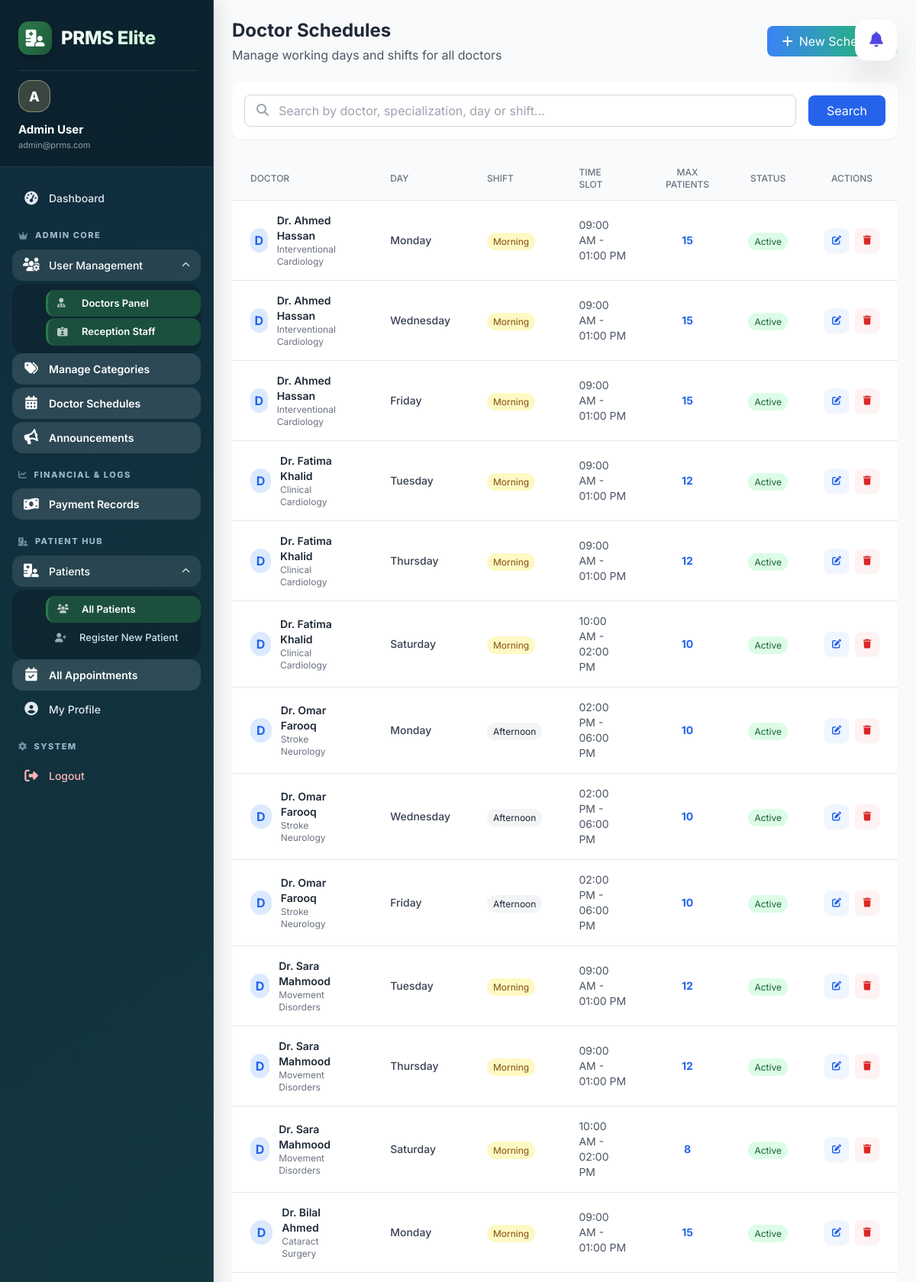
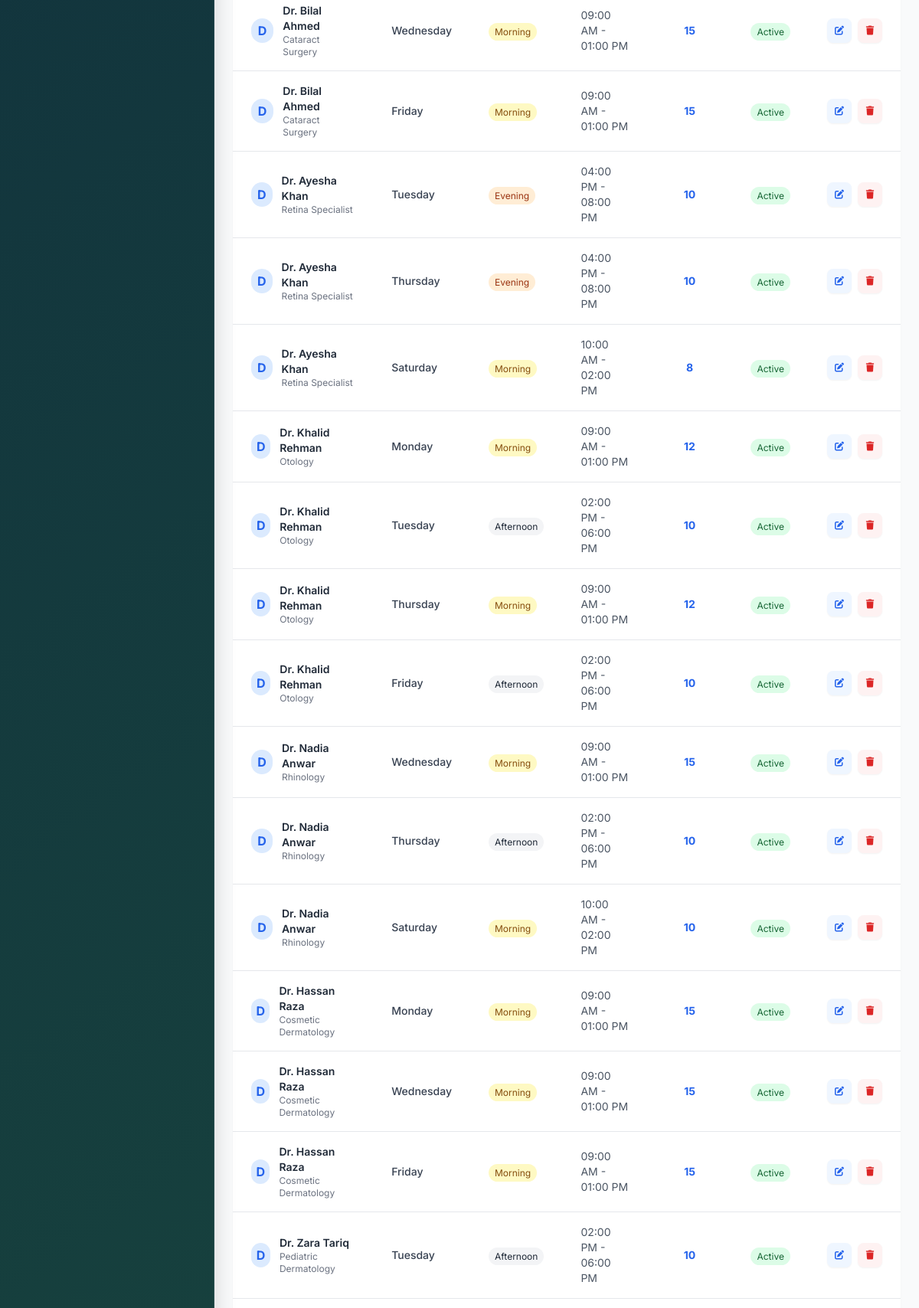
Screenshot of /admin/schedules/index.php (signed in, upper part) with the database file from the repository (2 pictures, top to bottom).
### tables this page shows
CREATE TABLE `doctor_schedules` (
  `id` int(11) NOT NULL,
  `doctor_id` int(11) NOT NULL,
  `day_of_week` enum('Monday','Tuesday','Wednesday','Thursday','Friday','Saturday','Sunday') NOT NULL,
  `shift_type` enum('Morning','Afternoon','Evening','Full Day') NOT NULL,
  `start_time` time NOT NULL,
  `end_time` time NOT NULL,
  `max_appointments` int(11) DEFAULT 20,
  `status` enum('active','inactive') DEFAULT 'active',
  `notes` text DEFAULT NULL,
  `created_at` timestamp NOT NULL DEFAULT current_timestamp(),
  `updated_at` timestamp NOT NULL DEFAULT current_timestamp() ON UPDATE current_timestamp()
);

CREATE TABLE `users` (
  `id` int(11) NOT NULL,
  `role_id` int(11) DEFAULT NULL,
  `name` varchar(100) DEFAULT NULL,
  `email` varchar(100) DEFAULT NULL,
  `phone` varchar(20) DEFAULT NULL,
  `password` varchar(100) DEFAULT NULL,
  `status` enum('active','inactive') DEFAULT 'active',
  `created_at` timestamp NOT NULL DEFAULT current_timestamp(),
  `updated_at` timestamp NULL DEFAULT NULL
);

CREATE TABLE `doctors` (
  `id` int(11) NOT NULL,
  `user_id` int(11) DEFAULT NULL,
  `specialization` varchar(100) DEFAULT NULL,
  `category_id` int(11) DEFAULT NULL,
  `status` enum('active','inactive') DEFAULT 'active',
  `consultation_fee` decimal(10,2) DEFAULT 500.00,
  `max_patients` int(11) DEFAULT 20,
  `experience_years` int(11) DEFAULT 0,
  `qualification` varchar(255) DEFAULT NULL,
  `about` text DEFAULT NULL,
  `created_at` timestamp NOT NULL DEFAULT current_timestamp(),
  `updated_at` timestamp NOT NULL DEFAULT current_timestamp() ON UPDATE current_timestamp()
);

### admin/schedules/index.php (the view, shortened to what this page needs)
<?php
require_once '../../config/db.php';
$limit = 50;
$page = isset($_GET['page']) ? (int)$_GET['page'] : 1;
$offset = ($page - 1) * $limit;
$search = isset($_GET['search']) ? mysqli_real_escape_string($conn, $_GET['search']) : '';
$where_clause = "";
$query = "SELECT ds.*, u.name as doctor_name, d.specialization
          FROM doctor_schedules ds
          JOIN doctors d ON ds.doctor_id = d.id
          JOIN users u ON d.user_id = u.id
          $where_clause
          ORDER BY ds.doctor_id, FIELD(ds.day_of_week, 'Monday', 'Tuesday', 'Wednesday', 'Thursday', 'Friday', 'Saturday', 'Sunday'), ds.start_time
          LIMIT $limit OFFSET $offset";
$result = mysqli_query($conn, $query);
include '../../includes/header.php';
include '../../includes/sidebar.php';
?>
<div class="flex-1 overflow-y-auto hide-scrollbar bg-gray-50">
    <div class="p-6">
        <div class="flex justify-between items-center mb-6">
            <div>
                <h1 class="text-2xl font-bold text-gray-800">Doctor Schedules</h1>
                <p class="text-gray-600 mt-1">Manage working days and shifts for all doctors</p>
            </div>
            <a href="create.php" class="bg-gradient-to-r from-blue-500 to-green-500 text-white px-5 py-2 rounded-lg hover:shadow-lg transition">
                <i class="fas fa-plus mr-2"></i>New Schedule
            </a>
        </div>
        <div class="bg-white rounded-xl shadow-sm p-4 mb-6">
            <form method="GET" action="" class="flex items-center gap-4">
                <div class="flex-1 relative">
                    <i class="fas fa-search absolute left-4 top-3 text-gray-400"></i>
                    <input type="text" name="search" value="<?php echo htmlspecialchars($search); ?>"
                        placeholder="Search by doctor, specialization, day or shift..."
                        class="w-full pl-11 pr-4 py-2 border border-gray-300 rounded-lg focus:outline-none focus:border-blue-500">
                </div>
                <button type="submit" class="bg-blue-600 text-white px-6 py-2 rounded-lg hover:bg-blue-700 transition shadow-sm">
                    Search
                </button>
            </form>
        </div>
        <div class="bg-white rounded-xl shadow-sm overflow-hidden">
            <div class="overflow-x-auto">
                <table class="w-full">
                    <thead class="bg-gray-50 border-b">
                        <tr>
                            <th class="px-6 py-3 text-left text-xs font-medium text-gray-500 uppercase">Doctor</th>
                            <th class="px-6 py-3 text-left text-xs font-medium text-gray-500 uppercase">Day</th>
                            <th class="px-6 py-3 text-left text-xs font-medium text-gray-500 uppercase">Shift</th>
                            <th class="px-6 py-3 text-left text-xs font-medium text-gray-500 uppercase">Time Slot</th>
                            <th class="px-6 py-3 text-left text-xs font-medium text-gray-500 uppercase text-center">Max Patients</th>
                            <th class="px-6 py-3 text-left text-xs font-medium text-gray-500 uppercase text-center">Status</th>
                            <th class="px-6 py-3 text-left text-xs font-medium text-gray-500 uppercase text-center">Actions</th>
                        </tr>
                    </thead>
                    <tbody class="divide-y divide-gray-200">
                        <?php if (mysqli_num_rows($result) > 0): ?>
                            <?php while ($row = mysqli_fetch_assoc($result)): ?>
                                <tr class="hover:bg-gray-50 transition">
                                    <td class="px-6 py-4">
                                        <div class="flex items-center">
                                            <div class="w-8 h-8 rounded-full bg-blue-100 flex items-center justify-center text-blue-600 font-bold mr-3">
                                                <?php echo strtoupper(substr($row['doctor_name'], 0, 1)); ?>
                                            </div>
                                            <div>
                                                <div class="text-sm font-semibold text-gray-800"><?php echo htmlspecialchars($row['doctor_name']); ?></div>
                                                <div class="text-xs text-gray-500"><?php echo htmlspecialchars($row['specialization']); ?></div>
                                            </div>
                                        </div>
                                    </td>
                                    <td class="px-6 py-4 text-sm font-medium text-gray-700"><?php echo $row['day_of_week']; ?></td>
                                    <td class="px-6 py-4">
                                        <span class="px-2 py-1 text-xs rounded-full
                                            <?php echo $row['shift_type'] == 'Morning' ? 'bg-yellow-100 text-yellow-800' : ($row['shift_type'] == 'Evening' ? 'bg-orange-100 text-orange-800' : 'bg-gray-100 text-gray-800'); ?>">
                                            <?php echo $row['shift_type']; ?>
                                        </span>
                                    </td>
                                    <td class="px-6 py-4 text-sm text-gray-600">
                                        <?php echo date('h:i A', strtotime($row['start_time'])); ?> - <?php echo date('h:i A', strtotime($row['end_time'])); ?>
                                    </td>
                                    <td class="px-6 py-4 text-center text-sm font-bold text-blue-600">
                                        <?php echo $row['max_appointments']; ?>
                                    </td>
                                    <td class="px-6 py-4 text-center">
                                        <a href="?toggle&id=<?php echo $row['id']; ?>" class="px-2 py-1 text-xs rounded-full <?php echo $row['status'] == 'active' ? 'bg-green-100 text-green-800' : 'bg-red-100 text-red-800'; ?> transition-all">
                                            <?php echo ucfirst($row['status']); ?>
                                        </a>
                                    </td>
                                    <td class="px-6 py-4">
                                        <div class="flex items-center justify-center gap-2">
                                            <a href="edit.php?id=<?php echo $row['id']; ?>"
                                                class="w-8 h-8 flex items-center justify-center rounded-lg bg-blue-50 text-blue-600 hover:bg-blue-600 hover:text-white transition-all shadow-sm">
                                                <i class="fas fa-edit text-xs"></i>
                                            </a>
                                            <a href="javascript:void(0)"
                                                onclick="confirmDelete(<?php echo $row['id']; ?>, '<?php echo htmlspecialchars($row['doctor_name']); ?>')"
                                                class="w-8 h-8 flex items-center justify-center rounded-lg bg-red-50 text-red-600 hover:bg-red-600 hover:text-white transition-all shadow-sm">
                                                <i class="fas fa-trash text-xs"></i>
                                            </a>
                                        </div>
                                    </td>
                                </tr>
                            <?php endwhile; ?>
                        <?php endif; ?>
                    </tbody>
                </table>
            </div>
        </div>
    </div>
</div>

### includes/header.php (style rules this page uses)
* { font-family: 'Inter', sans-serif; }

### includes/sidebar.php (style rules this page uses)
:root { --primary-blue: #3b82f6; --primary-green: #10b981; --primary-gradient: linear-gradient(135deg, #1e3a5f 0%, #2b7a4b 100%); --sidebar-bg: linear-gradient(145deg, #0f2c3d 0%, #1b4d3e 100%); --nav-text: #e2e8f0; --nav-active-bg: rgba(255, 255, 255, 0.12); --nav-active-text: #ffffff; --hover-bg: rgba(255, 255, 255, 0.08); --border-color: rgba(255, 255, 255, 0.1); }
body { margin-left: 280px; }

### rows the page displays
doctor_schedules: users.name "D", users.name "Dr. Ahmed Hassan", doctor.specialization "Interventional Cardiology", day_of_week "Monday", shift_type "Morning", start_time "09:00 AM", end_time "01:00 PM", max_appointments "15", status "Active"
doctor_schedules: users.name "D", users.name "Dr. Ahmed Hassan", doctor.specialization "Interventional Cardiology", day_of_week "Wednesday", shift_type "Morning", start_time "09:00 AM", end_time "01:00 PM", max_appointments "15", status "Active"
doctor_schedules: users.name "D", users.name "Dr. Ahmed Hassan", doctor.specialization "Interventional Cardiology", day_of_week "Friday", shift_type "Morning", start_time "09:00 AM", end_time "01:00 PM", max_appointments "15", status "Active"
doctor_schedules: users.name "D", users.name "Dr. Fatima Khalid", doctor.specialization "Clinical Cardiology", day_of_week "Tuesday", shift_type "Morning", start_time "09:00 AM", end_time "01:00 PM", max_appointments "12", status "Active"
doctor_schedules: users.name "D", users.name "Dr. Fatima Khalid", doctor.specialization "Clinical Cardiology", day_of_week "Thursday", shift_type "Morning", start_time "09:00 AM", end_time "01:00 PM", max_appointments "12", status "Active"
doctor_schedules: users.name "D", users.name "Dr. Fatima Khalid", doctor.specialization "Clinical Cardiology", day_of_week "Saturday", shift_type "Morning", start_time "10:00 AM", end_time "02:00 PM", max_appointments "10", status "Active"
doctor_schedules: users.name "D", users.name "Dr. Omar Farooq", doctor.specialization "Stroke Neurology", day_of_week "Monday", shift_type "Afternoon", start_time "02:00 PM", end_time "06:00 PM", max_appointments "10", status "Active"
doctor_schedules: users.name "D", users.name "Dr. Omar Farooq", doctor.specialization "Stroke Neurology", day_of_week "Wednesday", shift_type "Afternoon", start_time "02:00 PM", end_time "06:00 PM", max_appointments "10", status "Active"
doctor_schedules: users.name "D", users.name "Dr. Omar Farooq", doctor.specialization "Stroke Neurology", day_of_week "Friday", shift_type "Afternoon", start_time "02:00 PM", end_time "06:00 PM", max_appointments "10", status "Active"
doctor_schedules: users.name "D", users.name "Dr. Sara Mahmood", doctor.specialization "Movement Disorders", day_of_week "Tuesday", shift_type "Morning", start_time "09:00 AM", end_time "01:00 PM", max_appointments "12", status "Active"
doctor_schedules: users.name "D", users.name "Dr. Sara Mahmood", doctor.specialization "Movement Disorders", day_of_week "Thursday", shift_type "Morning", start_time "09:00 AM", end_time "01:00 PM", max_appointments "12", status "Active"
doctor_schedules: users.name "D", users.name "Dr. Sara Mahmood", doctor.specialization "Movement Disorders", day_of_week "Saturday", shift_type "Morning", start_time "10:00 AM", end_time "02:00 PM", max_appointments "8", status "Active"
doctor_schedules: users.name "D", users.name "Dr. Bilal Ahmed", doctor.specialization "Cataract Surgery", day_of_week "Monday", shift_type "Morning", start_time "09:00 AM", end_time "01:00 PM", max_appointments "15", status "Active"
doctor_schedules: users.name "D", users.name "Dr. Bilal Ahmed", doctor.specialization "Cataract Surgery", day_of_week "Wednesday", shift_type "Morning", start_time "09:00 AM", end_time "01:00 PM", max_appointments "15", status "Active"
doctor_schedules: users.name "D", users.name "Dr. Bilal Ahmed", doctor.specialization "Cataract Surgery", day_of_week "Friday", shift_type "Morning", start_time "09:00 AM", end_time "01:00 PM", max_appointments "15", status "Active"
doctor_schedules: users.name "D", users.name "Dr. Ayesha Khan", doctor.specialization "Retina Specialist", day_of_week "Tuesday", shift_type "Evening", start_time "04:00 PM", end_time "08:00 PM", max_appointments "10", status "Active"
doctor_schedules: users.name "D", users.name "Dr. Ayesha Khan", doctor.specialization "Retina Specialist", day_of_week "Thursday", shift_type "Evening", start_time "04:00 PM", end_time "08:00 PM", max_appointments "10", status "Active"
doctor_schedules: users.name "D", users.name "Dr. Ayesha Khan", doctor.specialization "Retina Specialist", day_of_week "Saturday", shift_type "Morning", start_time "10:00 AM", end_time "02:00 PM", max_appointments "8", status "Active"
doctor_schedules: users.name "D", users.name "Dr. Khalid Rehman", doctor.specialization "Otology", day_of_week "Monday", shift_type "Morning", start_time "09:00 AM", end_time "01:00 PM", max_appointments "12", status "Active"
doctor_schedules: users.name "D", users.name "Dr. Khalid Rehman", doctor.specialization "Otology", day_of_week "Tuesday", shift_type "Afternoon", start_time "02:00 PM", end_time "06:00 PM", max_appointments "10", status "Active"
doctor_schedules: users.name "D", users.name "Dr. Khalid Rehman", doctor.specialization "Otology", day_of_week "Thursday", shift_type "Morning", start_time "09:00 AM", end_time "01:00 PM", max_appointments "12", status "Active"
doctor_schedules: users.name "D", users.name "Dr. Khalid Rehman", doctor.specialization "Otology", day_of_week "Friday", shift_type "Afternoon", start_time "02:00 PM", end_time "06:00 PM", max_appointments "10", status "Active"
doctor_schedules: users.name "D", users.name "Dr. Nadia Anwar", doctor.specialization "Rhinology", day_of_week "Wednesday", shift_type "Morning", start_time "09:00 AM", end_time "01:00 PM", max_appointments "15", status "Active"
doctor_schedules: users.name "D", users.name "Dr. Nadia Anwar", doctor.specialization "Rhinology", day_of_week "Thursday", shift_type "Afternoon", start_time "02:00 PM", end_time "06:00 PM", max_appointments "10", status "Active"
doctor_schedules: users.name "D", users.name "Dr. Nadia Anwar", doctor.specialization "Rhinology", day_of_week "Saturday", shift_type "Morning", start_time "10:00 AM", end_time "02:00 PM", max_appointments "10", status "Active"
doctor_schedules: users.name "D", users.name "Dr. Hassan Raza", doctor.specialization "Cosmetic Dermatology", day_of_week "Monday", shift_type "Morning", start_time "09:00 AM", end_time "01:00 PM", max_appointments "15", status "Active"
doctor_schedules: users.name "D", users.name "Dr. Hassan Raza", doctor.specialization "Cosmetic Dermatology", day_of_week "Wednesday", shift_type "Morning", start_time "09:00 AM", end_time "01:00 PM", max_appointments "15", status "Active"
doctor_schedules: users.name "D", users.name "Dr. Hassan Raza", doctor.specialization "Cosmetic Dermatology", day_of_week "Friday", shift_type "Morning", start_time "09:00 AM", end_time "01:00 PM", max_appointments "15", status "Active"
doctor_schedules: users.name "D", users.name "Dr. Zara Tariq", doctor.specialization "Pediatric Dermatology", day_of_week "Tuesday", shift_type "Afternoon", start_time "02:00 PM", end_time "06:00 PM", max_appointments "10", status "Active"

### other values shown
$user_avatar "A"
$user_name "Admin User"
$user_email "admin@prms.com"
